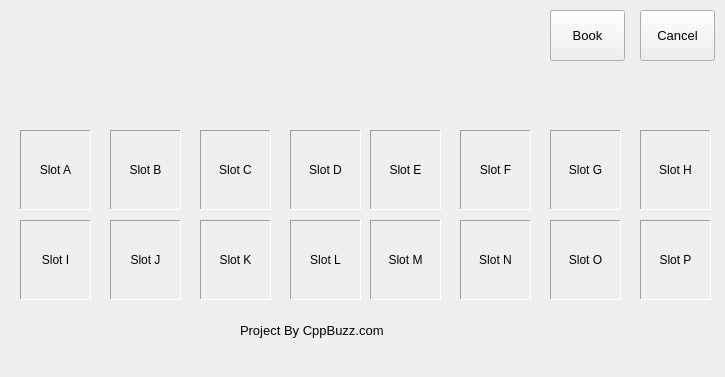
<?xml version="1.0" encoding="UTF-8"?>
<ui version="4.0">
 <class>MainWindow</class>
 <widget class="QMainWindow" name="MainWindow">
  <property name="geometry">
   <rect>
    <x>0</x>
    <y>0</y>
    <width>725</width>
    <height>377</height>
   </rect>
  </property>
  <property name="windowTitle">
   <string>Bike Parking 1.0 </string>
  </property>
  <widget class="QWidget" name="centralWidget">
   <widget class="QLabel" name="label">
    <property name="geometry">
     <rect>
      <x>240</x>
      <y>320</y>
      <width>151</width>
      <height>20</height>
     </rect>
    </property>
    <property name="font">
     <font>
      <pointsize>10</pointsize>
     </font>
    </property>
    <property name="text">
     <string>Project By CppBuzz.com</string>
    </property>
   </widget>
   <widget class="QLabel" name="lblSlotA">
    <property name="geometry">
     <rect>
      <x>20</x>
      <y>130</y>
      <width>71</width>
      <height>80</height>
     </rect>
    </property>
    <property name="font">
     <font>
      <pointsize>9</pointsize>
     </font>
    </property>
    <property name="frameShape">
     <enum>QFrame::Panel</enum>
    </property>
    <property name="frameShadow">
     <enum>QFrame::Sunken</enum>
    </property>
    <property name="text">
     <string>Slot A</string>
    </property>
    <property name="alignment">
     <set>Qt::AlignCenter</set>
    </property>
   </widget>
   <widget class="QLabel" name="lblSlotB">
    <property name="geometry">
     <rect>
      <x>110</x>
      <y>130</y>
      <width>71</width>
      <height>80</height>
     </rect>
    </property>
    <property name="font">
     <font>
      <pointsize>9</pointsize>
     </font>
    </property>
    <property name="frameShape">
     <enum>QFrame::Panel</enum>
    </property>
    <property name="frameShadow">
     <enum>QFrame::Sunken</enum>
    </property>
    <property name="text">
     <string>Slot B</string>
    </property>
    <property name="alignment">
     <set>Qt::AlignCenter</set>
    </property>
   </widget>
   <widget class="QLabel" name="lblSlotD">
    <property name="geometry">
     <rect>
      <x>290</x>
      <y>130</y>
      <width>71</width>
      <height>80</height>
     </rect>
    </property>
    <property name="font">
     <font>
      <pointsize>9</pointsize>
     </font>
    </property>
    <property name="frameShape">
     <enum>QFrame::Panel</enum>
    </property>
    <property name="frameShadow">
     <enum>QFrame::Sunken</enum>
    </property>
    <property name="text">
     <string>Slot D</string>
    </property>
    <property name="alignment">
     <set>Qt::AlignCenter</set>
    </property>
   </widget>
   <widget class="QLabel" name="lblSlotC">
    <property name="geometry">
     <rect>
      <x>200</x>
      <y>130</y>
      <width>71</width>
      <height>80</height>
     </rect>
    </property>
    <property name="font">
     <font>
      <pointsize>9</pointsize>
     </font>
    </property>
    <property name="frameShape">
     <enum>QFrame::Panel</enum>
    </property>
    <property name="frameShadow">
     <enum>QFrame::Sunken</enum>
    </property>
    <property name="text">
     <string>Slot C</string>
    </property>
    <property name="alignment">
     <set>Qt::AlignCenter</set>
    </property>
   </widget>
   <widget class="QLabel" name="lblSlotF">
    <property name="geometry">
     <rect>
      <x>460</x>
      <y>130</y>
      <width>71</width>
      <height>80</height>
     </rect>
    </property>
    <property name="font">
     <font>
      <pointsize>9</pointsize>
     </font>
    </property>
    <property name="frameShape">
     <enum>QFrame::Panel</enum>
    </property>
    <property name="frameShadow">
     <enum>QFrame::Sunken</enum>
    </property>
    <property name="text">
     <string>Slot F</string>
    </property>
    <property name="alignment">
     <set>Qt::AlignCenter</set>
    </property>
   </widget>
   <widget class="QLabel" name="lblSlotH">
    <property name="geometry">
     <rect>
      <x>640</x>
      <y>130</y>
      <width>71</width>
      <height>80</height>
     </rect>
    </property>
    <property name="font">
     <font>
      <pointsize>9</pointsize>
     </font>
    </property>
    <property name="frameShape">
     <enum>QFrame::Panel</enum>
    </property>
    <property name="frameShadow">
     <enum>QFrame::Sunken</enum>
    </property>
    <property name="text">
     <string>Slot H</string>
    </property>
    <property name="alignment">
     <set>Qt::AlignCenter</set>
    </property>
   </widget>
   <widget class="QLabel" name="lblSlotG">
    <property name="geometry">
     <rect>
      <x>550</x>
      <y>130</y>
      <width>71</width>
      <height>80</height>
     </rect>
    </property>
    <property name="font">
     <font>
      <pointsize>9</pointsize>
     </font>
    </property>
    <property name="frameShape">
     <enum>QFrame::Panel</enum>
    </property>
    <property name="frameShadow">
     <enum>QFrame::Sunken</enum>
    </property>
    <property name="text">
     <string>Slot G</string>
    </property>
    <property name="alignment">
     <set>Qt::AlignCenter</set>
    </property>
   </widget>
   <widget class="QLabel" name="lblSlotE">
    <property name="geometry">
     <rect>
      <x>370</x>
      <y>130</y>
      <width>71</width>
      <height>80</height>
     </rect>
    </property>
    <property name="font">
     <font>
      <pointsize>9</pointsize>
     </font>
    </property>
    <property name="frameShape">
     <enum>QFrame::Panel</enum>
    </property>
    <property name="frameShadow">
     <enum>QFrame::Sunken</enum>
    </property>
    <property name="text">
     <string>Slot E</string>
    </property>
    <property name="alignment">
     <set>Qt::AlignCenter</set>
    </property>
   </widget>
   <widget class="QLabel" name="lblSlotO">
    <property name="geometry">
     <rect>
      <x>550</x>
      <y>220</y>
      <width>71</width>
      <height>80</height>
     </rect>
    </property>
    <property name="font">
     <font>
      <pointsize>9</pointsize>
     </font>
    </property>
    <property name="frameShape">
     <enum>QFrame::Panel</enum>
    </property>
    <property name="frameShadow">
     <enum>QFrame::Sunken</enum>
    </property>
    <property name="text">
     <string>Slot O</string>
    </property>
    <property name="alignment">
     <set>Qt::AlignCenter</set>
    </property>
   </widget>
   <widget class="QLabel" name="lblSlotM">
    <property name="geometry">
     <rect>
      <x>370</x>
      <y>220</y>
      <width>71</width>
      <height>80</height>
     </rect>
    </property>
    <property name="font">
     <font>
      <pointsize>9</pointsize>
     </font>
    </property>
    <property name="frameShape">
     <enum>QFrame::Panel</enum>
    </property>
    <property name="frameShadow">
     <enum>QFrame::Sunken</enum>
    </property>
    <property name="text">
     <string>Slot M</string>
    </property>
    <property name="alignment">
     <set>Qt::AlignCenter</set>
    </property>
   </widget>
   <widget class="QLabel" name="lblSlotJ">
    <property name="geometry">
     <rect>
      <x>110</x>
      <y>220</y>
      <width>71</width>
      <height>80</height>
     </rect>
    </property>
    <property name="font">
     <font>
      <pointsize>9</pointsize>
     </font>
    </property>
    <property name="frameShape">
     <enum>QFrame::Panel</enum>
    </property>
    <property name="frameShadow">
     <enum>QFrame::Sunken</enum>
    </property>
    <property name="text">
     <string>Slot J</string>
    </property>
    <property name="alignment">
     <set>Qt::AlignCenter</set>
    </property>
   </widget>
   <widget class="QLabel" name="lblSlotP">
    <property name="geometry">
     <rect>
      <x>640</x>
      <y>220</y>
      <width>71</width>
      <height>80</height>
     </rect>
    </property>
    <property name="font">
     <font>
      <pointsize>9</pointsize>
     </font>
    </property>
    <property name="frameShape">
     <enum>QFrame::Panel</enum>
    </property>
    <property name="frameShadow">
     <enum>QFrame::Sunken</enum>
    </property>
    <property name="text">
     <string>Slot P</string>
    </property>
    <property name="alignment">
     <set>Qt::AlignCenter</set>
    </property>
   </widget>
   <widget class="QLabel" name="lblSlotL">
    <property name="geometry">
     <rect>
      <x>290</x>
      <y>220</y>
      <width>71</width>
      <height>80</height>
     </rect>
    </property>
    <property name="font">
     <font>
      <pointsize>9</pointsize>
     </font>
    </property>
    <property name="frameShape">
     <enum>QFrame::Panel</enum>
    </property>
    <property name="frameShadow">
     <enum>QFrame::Sunken</enum>
    </property>
    <property name="text">
     <string>Slot L</string>
    </property>
    <property name="alignment">
     <set>Qt::AlignCenter</set>
    </property>
   </widget>
   <widget class="QLabel" name="lblSlotN">
    <property name="geometry">
     <rect>
      <x>460</x>
      <y>220</y>
      <width>71</width>
      <height>80</height>
     </rect>
    </property>
    <property name="font">
     <font>
      <pointsize>9</pointsize>
     </font>
    </property>
    <property name="frameShape">
     <enum>QFrame::Panel</enum>
    </property>
    <property name="frameShadow">
     <enum>QFrame::Sunken</enum>
    </property>
    <property name="text">
     <string>Slot N</string>
    </property>
    <property name="alignment">
     <set>Qt::AlignCenter</set>
    </property>
   </widget>
   <widget class="QLabel" name="lblSlotK">
    <property name="geometry">
     <rect>
      <x>200</x>
      <y>220</y>
      <width>71</width>
      <height>80</height>
     </rect>
    </property>
    <property name="font">
     <font>
      <pointsize>9</pointsize>
     </font>
    </property>
    <property name="frameShape">
     <enum>QFrame::Panel</enum>
    </property>
    <property name="frameShadow">
     <enum>QFrame::Sunken</enum>
    </property>
    <property name="text">
     <string>Slot K</string>
    </property>
    <property name="alignment">
     <set>Qt::AlignCenter</set>
    </property>
   </widget>
   <widget class="QLabel" name="lblSlotI">
    <property name="geometry">
     <rect>
      <x>20</x>
      <y>220</y>
      <width>71</width>
      <height>80</height>
     </rect>
    </property>
    <property name="font">
     <font>
      <pointsize>9</pointsize>
     </font>
    </property>
    <property name="frameShape">
     <enum>QFrame::Panel</enum>
    </property>
    <property name="frameShadow">
     <enum>QFrame::Sunken</enum>
    </property>
    <property name="text">
     <string>Slot I</string>
    </property>
    <property name="alignment">
     <set>Qt::AlignCenter</set>
    </property>
   </widget>
   <widget class="QLabel" name="lblInfo">
    <property name="geometry">
     <rect>
      <x>240</x>
      <y>93</y>
      <width>261</width>
      <height>20</height>
     </rect>
    </property>
    <property name="font">
     <font>
      <pointsize>10</pointsize>
     </font>
    </property>
    <property name="text">
     <string/>
    </property>
   </widget>
   <widget class="QPushButton" name="btnBook">
    <property name="geometry">
     <rect>
      <x>550</x>
      <y>10</y>
      <width>75</width>
      <height>51</height>
     </rect>
    </property>
    <property name="font">
     <font>
      <pointsize>10</pointsize>
     </font>
    </property>
    <property name="text">
     <string>Book</string>
    </property>
   </widget>
   <widget class="QPushButton" name="btnCancel">
    <property name="geometry">
     <rect>
      <x>640</x>
      <y>10</y>
      <width>75</width>
      <height>51</height>
     </rect>
    </property>
    <property name="font">
     <font>
      <pointsize>10</pointsize>
     </font>
    </property>
    <property name="text">
     <string>Cancel</string>
    </property>
   </widget>
  </widget>
 </widget>
 <layoutdefault spacing="6" margin="11"/>
 <resources/>
 <connections/>
</ui>
